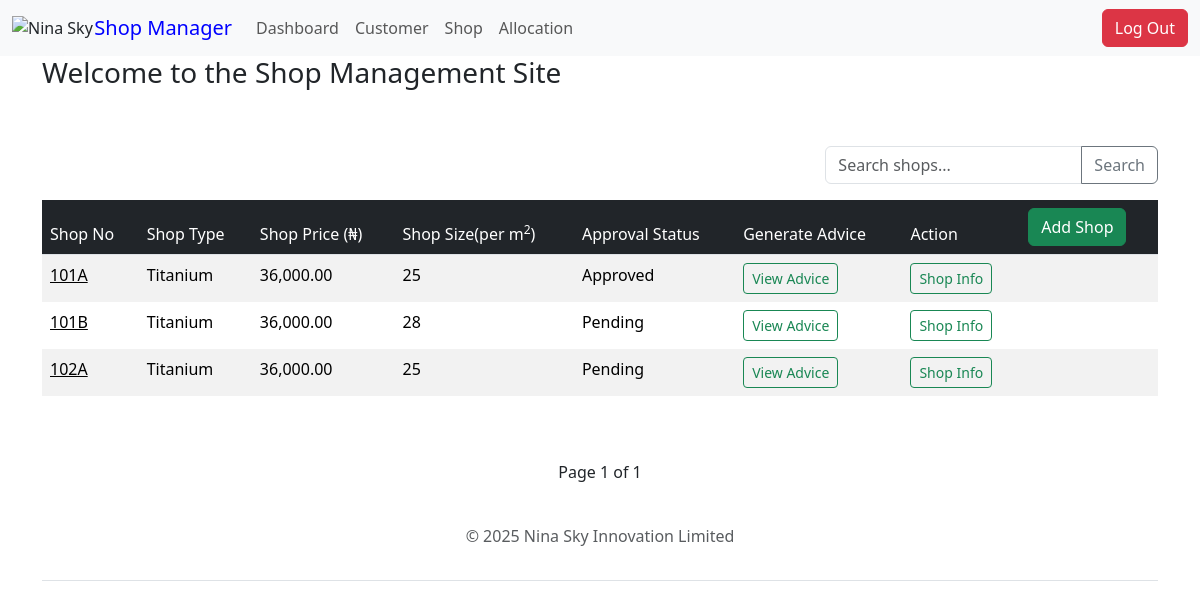
Page /shops/ (signed in) on the earlier database version.
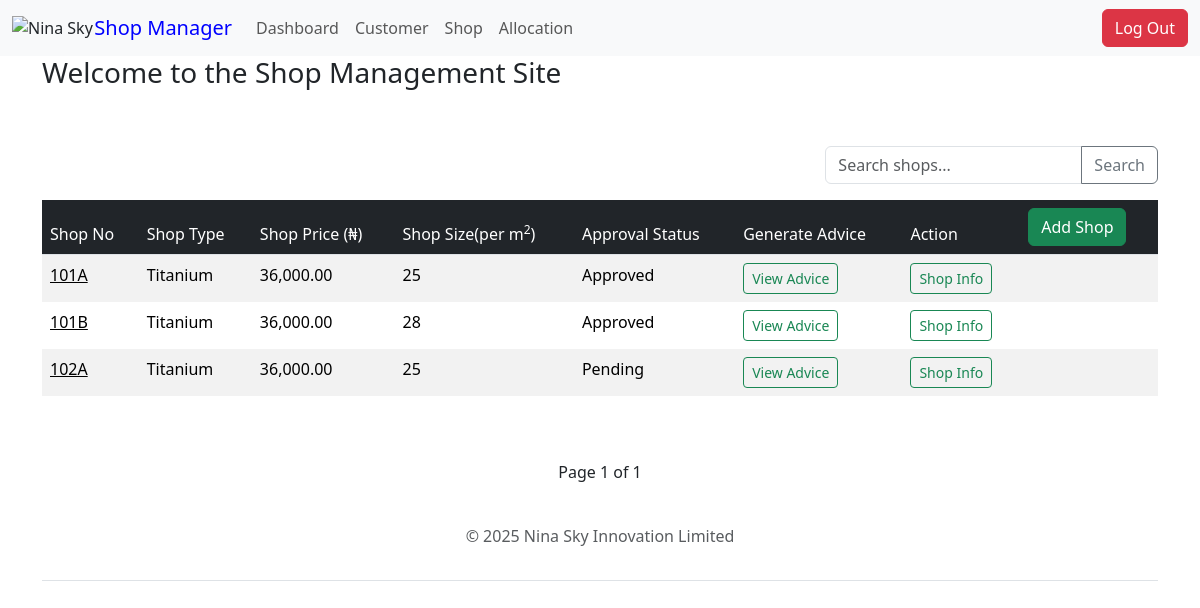
Same page on the later database version.
### shop/models.py (models this page shows, shortened)
class Shop(models.Model):
    Type = [
        ("Platinum", "Platinum"),
        ("Titanium", "Titanium"),
        ("Diamond", "Diamond"),
        ("Premium", "Premium"),
        ("Gold", "Gold"),
        ("Silver", "Silver"),
    ]
    Floor = [
        ("G", "Ground Floor"),
        ("1", "First Floor"),
        ("2", "Second Floor"),
    ]
    STATUS = [
        ("vacant", "Vacant"),
        ("allocated", "Allocated"),
    ]
    name = models.CharField(max_length=255)
    type = models.CharField(max_length=10, choices=Type)
    price = models.DecimalField(max_digits=10, decimal_places=2)
    shop_price = models.DecimalField(
        max_digits=10, decimal_places=2, blank=True, null=True
    )
    new_shop_price = models.DecimalField(
        max_digits=10, decimal_places=2, blank=True, null=True
    )
    caution_fee = models.DecimalField(
        max_digits=12, decimal_places=2, default=100000.00
    )
    no = models.CharField(max_length=5, validators=[MinLengthValidator(4)], unique=True)
    address = models.CharField(max_length=300)
    floor = models.CharField(max_length=20, choices=Floor)
    size = models.IntegerField()
    status = models.CharField(max_length=10, choices=STATUS, default="vacant")
    is_paid = models.BooleanField(default=False)
    is_approved = models.BooleanField(default=False)
    class Meta:
        ordering = ["no"]
    @property
    def rent(self):
        return self.size * self.price
    @property
    def shop_price(self):
        result = self.rent * Decimal("1.075")
        return result.quantize(Decimal("0.01"), rounding=ROUND_HALF_UP)
    @property
    def shop_rent(self):  # FOR OLD CUSTOMERS
        result = self.shop_price * Decimal("1.05")
        return result.quantize(Decimal("0.01"), rounding=ROUND_HALF_UP)

### shop/views.py (the view)
# urls.py: path("shops/", views.myshops, name="all-shops"),
@login_required
def myshops(request):
    all_shops = Shop.objects.all().order_by("no")
    search_query = request.GET.get("search", "")
    shop_list = Shop.objects.all()
    if search_query:
        shop_list = shop_list.filter(
            Q(no__icontains=search_query)
            | Q(address__icontains=search_query)
            | Q(size__icontains=search_query)
        )
    paginator = Paginator(shop_list, 10)
    page_number = request.GET.get("page")
    page_obj = paginator.get_page(page_number)
    context = {
        "all_shops": all_shops,
        "search_query": search_query,
        "page_obj": page_obj,
    }
    return render(request, "shop/myshop.html", context)

### templates/shop/myshop.html (shortened to what this page needs)
{% extends 'base.html' %} {% block title %} Shop Management | Nina Sky Innovation Limited {% endblock %}
{% block content %}
<div class="container ml-3 mr-3">
    <div class ="row">
                    <div class="col-md-9">
                        <h3>Welcome to the Shop Management Site</h3>
                    </div>
                    <div class="col-md-3">
                    </div>
    </div>
    <br><br>
    <div class ="row">
            <div class="col-md-12">
                        <form method="get" class="float-end">
                            <div class="input-group mb-3">
                                <input type="text"
                                    class="form-control"
                                    name="search"
                                    placeholder="Search shops..."
                                    value="{{ search_query|default:'' }}">
                                <button class="btn btn-outline-secondary" type="submit">
                                     Search
                                </button>
                            </div>
                        </form>
                <table class="table  table-hover  table-striped table-borderless">
                    <thead class="table-dark border-bottom font-weight-bold">
                        <tr>
                            <td>Shop No</td>
                            <td>Shop Type</td>
                            <td>Shop Price (₦)</td>
                            <td>Shop Size(per m<sup>2</sup>)</td>
                            <td>Approval Status</td>
                            <td>Generate Advice</td>
                            <td>Action</td>
                             {% if user.is_superuser %}
                            <td>  <a href="{% url 'shop-create' %}" class="btn btn-success">Add Shop</a></td>
                            {% endif %}
                        </tr>
                    </thead>
                    <tbody>
                        {% for shop in page_obj %}
                        <tr>
                        <td><a style="color: black;" href="{% url 'admin-edit-shop-form' shop.no %}">{{shop.no}}</a></td>
                        <td>{{shop.type}}</td>
                        <td>{{shop.price}}</td>
                        <td>{{shop.size}}</td>
                        {% if shop.is_approved %}
                        <td>Approved</td>
                        {% else %}
                        <td>Pending</td>
                        {% endif %}
                        <td>
                            <a href="{% url 'generate-shop-paymrnt-advice' shop.no %}" class="btn btn-outline-success btn-sm">
                            View Advice
                            </a>
                           </td>
                        <td>
                            <a href="{% url 'shop-detail' shop.no %}" class="btn btn-outline-success btn-sm">
                            Shop Info
                            </a>
                           </td>
                        <td>
                        </tr>
                        {% endfor %}
                    </tbody>
                    </table>
                    <br/></br>
                        <div class="pagination justify-content-center">
                        <span class="step-links">
                        <span class="current">
                            Page {{ page_obj.number }} of {{ page_obj.paginator.num_pages }}
                        </span>
                        </span>
                </div>
                </div>
        </div>
</div>
{% endblock %}

Differences in the rows shown:
changed Shop (number 2 of 3 on the later page): is_approved "Pending" → "Approved"
